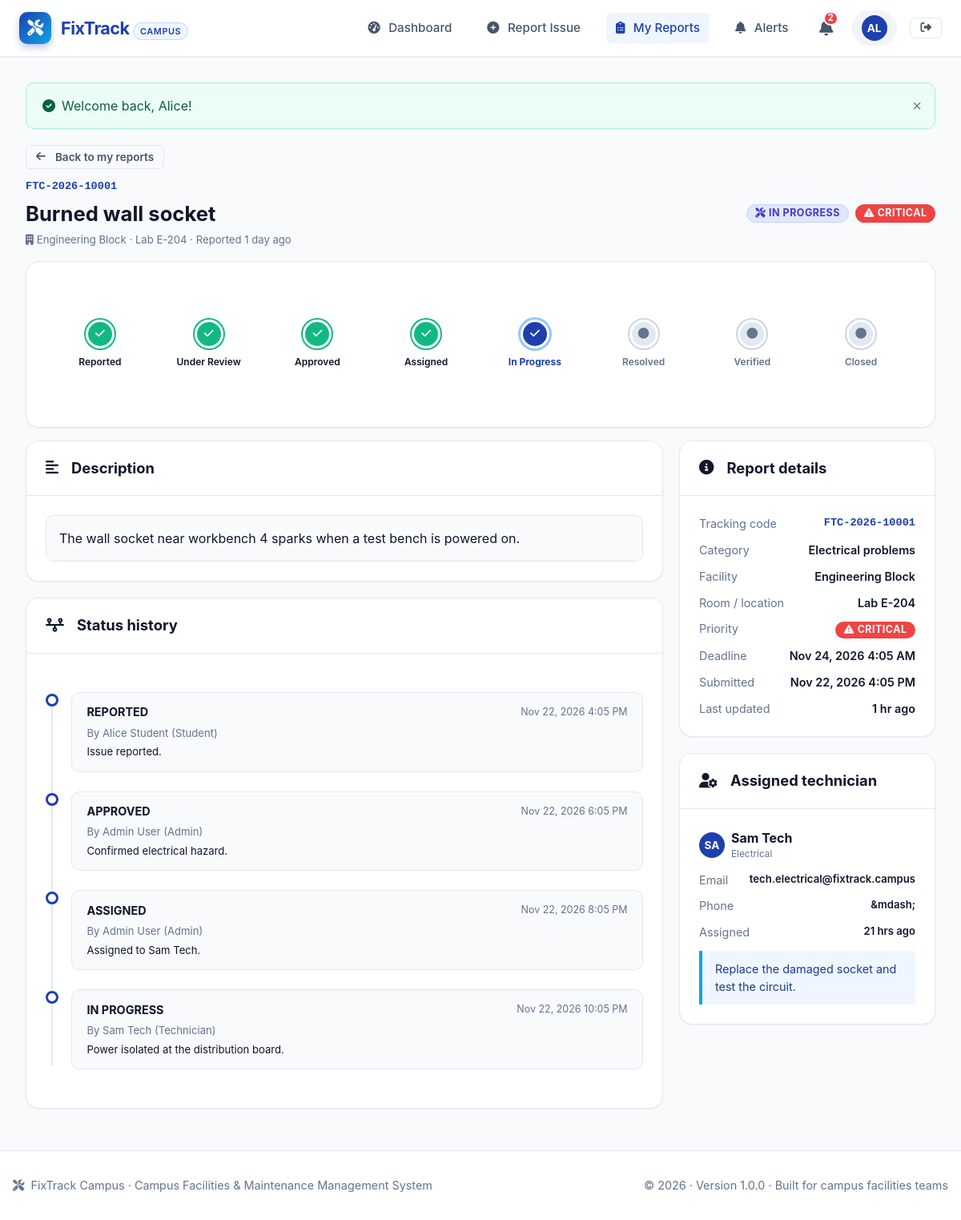
/student/report-view.php?id=1 (signed in), run on the app's committed database.
### tables this page shows
CREATE TABLE reports (
    id INT AUTO_INCREMENT PRIMARY KEY,
    tracking_code VARCHAR(30) NOT NULL UNIQUE,
    student_id INT NOT NULL,
    category_id INT NOT NULL,
    facility_id INT NOT NULL,
    room_number VARCHAR(100) NOT NULL,
    title VARCHAR(200) NOT NULL,
    description TEXT NOT NULL,
    priority ENUM('low', 'medium', 'high', 'critical') NOT NULL DEFAULT 'medium',
    status ENUM('REPORTED', 'UNDER REVIEW', 'APPROVED', 'ASSIGNED', 'IN PROGRESS',
                'RESOLVED', 'VERIFIED', 'CLOSED', 'REJECTED') NOT NULL DEFAULT 'REPORTED',
    deadline DATETIME NULL,
    rejection_reason TEXT NULL,
    resolved_at DATETIME NULL,
    verified_at DATETIME NULL,
    closed_at DATETIME NULL,
    created_at DATETIME NOT NULL DEFAULT CURRENT_TIMESTAMP,
    updated_at DATETIME NOT NULL DEFAULT CURRENT_TIMESTAMP ON UPDATE CURRENT_TIMESTAMP,
    CONSTRAINT fk_report_student FOREIGN KEY (student_id) REFERENCES users(id) ON DELETE CASCADE,
    CONSTRAINT fk_report_category FOREIGN KEY (category_id) REFERENCES categories(id) ON DELETE RESTRICT,
    CONSTRAINT fk_report_facility FOREIGN KEY (facility_id) REFERENCES facilities(id) ON DELETE RESTRICT,
    INDEX idx_report_tracking (tracking_code),
    INDEX idx_report_status (status),
    INDEX idx_report_priority (priority)
);

CREATE TABLE users (
    id INT AUTO_INCREMENT PRIMARY KEY,
    full_name VARCHAR(100) NOT NULL,
    email VARCHAR(150) NOT NULL UNIQUE,
    password_hash VARCHAR(255) NOT NULL,
    role ENUM('student', 'admin', 'technician') NOT NULL DEFAULT 'student',
    phone VARCHAR(30) NULL,
    identifier VARCHAR(50) NULL,
    specialization VARCHAR(100) NULL,
    is_active TINYINT(1) NOT NULL DEFAULT 1,
    created_at DATETIME NOT NULL DEFAULT CURRENT_TIMESTAMP,
    updated_at DATETIME NOT NULL DEFAULT CURRENT_TIMESTAMP ON UPDATE CURRENT_TIMESTAMP,
    INDEX idx_user_role (role)
);

CREATE TABLE facilities (
    id INT AUTO_INCREMENT PRIMARY KEY,
    name VARCHAR(150) NOT NULL,
    building_code VARCHAR(30) NOT NULL UNIQUE,
    campus_zone VARCHAR(100) NOT NULL,
    description TEXT NULL,
    total_floors INT DEFAULT 1,
    is_active TINYINT(1) NOT NULL DEFAULT 1,
    created_at DATETIME NOT NULL DEFAULT CURRENT_TIMESTAMP
);

CREATE TABLE status_history (
    id INT AUTO_INCREMENT PRIMARY KEY,
    report_id INT NOT NULL,
    changed_by INT NOT NULL,
    old_status VARCHAR(50) NULL,
    new_status VARCHAR(50) NOT NULL,
    notes TEXT NULL,
    created_at DATETIME NOT NULL DEFAULT CURRENT_TIMESTAMP,
    CONSTRAINT fk_history_report FOREIGN KEY (report_id) REFERENCES reports(id) ON DELETE CASCADE,
    CONSTRAINT fk_history_user FOREIGN KEY (changed_by) REFERENCES users(id) ON DELETE CASCADE,
    INDEX idx_history_report (report_id)
);

CREATE TABLE categories (
    id INT AUTO_INCREMENT PRIMARY KEY,
    name VARCHAR(100) NOT NULL,
    slug VARCHAR(100) NOT NULL UNIQUE,
    description TEXT NULL,
    icon VARCHAR(50) NOT NULL DEFAULT 'wrench',
    default_priority ENUM('low', 'medium', 'high', 'critical') DEFAULT 'medium',
    default_sla_hours INT DEFAULT 48,
    is_active TINYINT(1) DEFAULT 1,
    created_at DATETIME NOT NULL DEFAULT CURRENT_TIMESTAMP
);

CREATE TABLE assignments (
    id INT AUTO_INCREMENT PRIMARY KEY,
    report_id INT NOT NULL,
    technician_id INT NOT NULL,
    assigned_by INT NOT NULL,
    assignment_notes TEXT NULL,
    assigned_at DATETIME NOT NULL DEFAULT CURRENT_TIMESTAMP,
    completed_at DATETIME NULL,
    status ENUM('pending', 'in_progress', 'completed', 'reassigned') NOT NULL DEFAULT 'pending',
    CONSTRAINT fk_assign_report FOREIGN KEY (report_id) REFERENCES reports(id) ON DELETE CASCADE,
    CONSTRAINT fk_assign_tech FOREIGN KEY (technician_id) REFERENCES users(id) ON DELETE CASCADE,
    CONSTRAINT fk_assign_admin FOREIGN KEY (assigned_by) REFERENCES users(id) ON DELETE CASCADE,
    INDEX idx_assign_tech (technician_id)
);

### student/report-view.php (the view, shortened to what the rows shown need)
<?php
require_once __DIR__ . '/../config/database.php';
require_once __DIR__ . '/../includes/auth.php';
require_once __DIR__ . '/../includes/functions.php';
$pdo = get_db();
$id = (int)($_GET['id'] ?? 0);
$report = get_report($pdo, $id);
$history     = get_status_history($pdo, $id);
$assignment  = get_report_assignment($pdo, $id);
include __DIR__ . '/../includes/header.php';
?>
<div class="mb-4">
    <div class="d-flex justify-between align-center" style="flex-wrap:wrap;gap:1rem">
        <div>
            <div class="tracking-code mb-1"><?= e($report['tracking_code']) ?></div>
            <h1 style="font-size:1.6rem"><?= e($report['title']) ?></h1>
            <div class="text-muted small mt-1">
                <i class="fas fa-building mr-1"></i><?= e($report['facility_name']) ?> &middot;
                <?= e($report['room_number']) ?> &middot;
                Reported <?= e(time_ago($report['created_at'])) ?>
            </div>
        </div>
        <div class="d-flex gap-2">
            <?= format_status_badge($report['status']) ?>
            <?= format_priority_badge($report['priority']) ?>
        </div>
    </div>
</div>
<div class="detail-grid">
    <div>
        <div class="card detail-panel">
            <div class="card-header"><h2 class="card-title"><i class="fas fa-align-left mr-2"></i>Description</h2></div>
            <div class="card-body"><div class="description-box"><?= e($report['description']) ?></div></div>
        </div>
        <div class="card detail-panel">
            <div class="card-header"><h2 class="card-title"><i class="fas fa-timeline mr-2"></i>Status history</h2></div>
            <div class="card-body">
                <div class="timeline">
                    <?php foreach ($history as $h): ?>
                        <div class="timeline-item">
                            <div class="timeline-point"></div>
                            <div class="timeline-content">
                                <div class="timeline-header">
                                    <span class="timeline-title"><?= e($h['new_status']) ?></span>
                                    <span class="timeline-time"><?= e(format_date($h['created_at'])) ?></span>
                                </div>
                                <div class="small text-muted">By <?= e($h['changed_by_name']) ?> (<?= e(humanize($h['changed_by_role'])) ?>)</div>
                                <?php if ($h['notes']): ?><div class="small mt-1"><?= e($h['notes']) ?></div><?php endif; ?>
                            </div>
                        </div>
                    <?php endforeach; ?>
                </div>
            </div>
        </div>
    </div>
    <aside>
        <div class="card detail-panel">
            <div class="card-header"><h2 class="card-title"><i class="fas fa-circle-info mr-2"></i>Report details</h2></div>
            <div class="card-body"><div class="meta-list">
                <div class="meta-item"><span class="meta-label">Tracking code</span><span class="meta-value tracking-code"><?= e($report['tracking_code']) ?></span></div>
                <div class="meta-item"><span class="meta-label">Category</span><span class="meta-value"><?= e($report['category_name']) ?></span></div>
                <div class="meta-item"><span class="meta-label">Facility</span><span class="meta-value"><?= e($report['facility_name']) ?></span></div>
                <div class="meta-item"><span class="meta-label">Room / location</span><span class="meta-value"><?= e($report['room_number']) ?></span></div>
                <div class="meta-item"><span class="meta-label">Priority</span><span class="meta-value"><?= format_priority_badge($report['priority']) ?></span></div>
                <div class="meta-item"><span class="meta-label">Deadline</span><span class="meta-value"><?= $report['deadline'] ? e(format_date($report['deadline'])) : '&mdash;' ?></span></div>
                <div class="meta-item"><span class="meta-label">Submitted</span><span class="meta-value"><?= e(format_date($report['created_at'])) ?></span></div>
                <div class="meta-item"><span class="meta-label">Last updated</span><span class="meta-value"><?= e(time_ago($report['updated_at'])) ?></span></div>
            </div></div>
        </div>
        <?php if ($assignment): ?>
        <div class="card detail-panel">
            <div class="card-header"><h2 class="card-title"><i class="fas fa-user-gear mr-2"></i>Assigned technician</h2></div>
            <div class="card-body">
                <div class="d-flex align-center gap-2 mb-3">
                    <span class="user-avatar"><?= e(strtoupper(mb_substr($assignment['technician_name'], 0, 2))) ?></span>
                    <div><strong><?= e($assignment['technician_name']) ?></strong><div class="x-small text-muted"><?= e($assignment['specialization'] ?? 'Maintenance technician') ?></div></div>
                </div>
                <div class="meta-list">
                    <div class="meta-item"><span class="meta-label">Email</span><span class="meta-value small text-break"><?= e($assignment['technician_email']) ?></span></div>
                    <div class="meta-item"><span class="meta-label">Phone</span><span class="meta-value small"><?= e($assignment['technician_phone'] ?? '&mdash;') ?></span></div>
                    <div class="meta-item"><span class="meta-label">Assigned</span><span class="meta-value small"><?= e(time_ago($assignment['assigned_at'])) ?></span></div>
                </div>
                <?php if ($assignment['assignment_notes']): ?>
                    <div class="info-note mt-3"><?= e($assignment['assignment_notes']) ?></div>
                <?php endif; ?>
            </div>
        </div>
        <?php endif; ?>
    </aside>
</div>
<?php include __DIR__ . '/../includes/footer.php'; ?>

### includes/header.php (shortened to what the rows shown need)
<?php
require_once __DIR__ . '/../config/database.php';
require_once __DIR__ . '/auth.php';
require_once __DIR__ . '/functions.php';
$body_class = $body_class ?? '';
$role = $_SESSION['user_role'] ?? null;
$unread = 0;
if (is_logged_in()) {
    $unread = get_unread_notifications_count(get_db(), (int)$_SESSION['user_id']);
}
?>
<!DOCTYPE html>
<html lang="en">
<head>
    <link rel="stylesheet" href="<?= e(url('assets/vendor/fontawesome/all.min.css')) ?>">
    <link rel="stylesheet" href="<?= e(url('assets/css/style.css')) ?>">
    <link rel="stylesheet" href="<?= e(url('assets/css/pages.css')) ?>">
</head>
<body class="<?= e($body_class) ?>">
<div class="app-wrapper">
    <header class="navbar">
        <div class="nav-container">
            <nav class="nav-menu" id="navMenu" aria-label="Main navigation">
                <?php if (is_logged_in()): ?>
                    <?php $user = current_user(); ?>
                    <div class="nav-user">
                        <a class="notif-badge-btn" href="<?= e(url('notifications.php')) ?>"
                           title="Notifications" aria-label="Notifications, <?= $unread ?> unread">
                            <i class="fas fa-bell" aria-hidden="true"></i>
                            <?php if ($unread > 0): ?><span class="notif-counter"><?= $unread > 99 ? '99+' : (int)$unread ?></span><?php endif; ?>
                        </a>
                        <div class="user-badge" title="<?= e($user['name']) ?> (<?= e(ucfirst($role)) ?>)">
                            <span class="user-avatar"><?= e(strtoupper(mb_substr($user['name'], 0, 2))) ?></span>
                        </div>
                        <a class="btn btn-outline btn-sm" href="<?= e(url('logout.php')) ?>" title="Sign out">
                            <i class="fas fa-right-from-bracket" aria-hidden="true"></i>
                        </a>
                    </div>
                <?php endif; ?>
            </nav>
        </div>
    </header>
    <main class="main-content">
        <div class="container">

### includes/functions.php (shortened to what the rows shown need)
<?php
function url(string $path = ''): string {
    return rtrim(BASE_URL, '/') . '/' . ltrim($path, '/');
}
function e(?string $value): string {
    return htmlspecialchars((string)($value ?? ''), ENT_QUOTES, 'UTF-8');
}
function get_unread_notifications_count(PDO $pdo, int $user_id): int {
    $stmt = $pdo->prepare("SELECT COUNT(*) FROM notifications WHERE user_id = ? AND is_read = 0");
    $stmt->execute([$user_id]);
    return (int)$stmt->fetchColumn();
}
function format_status_badge(string $status): string {
    $colorClass = 'badge-secondary';
    $icon = 'info-circle';
    switch (strtoupper($status)) {
        case STATUS_IN_PROGRESS:
            $colorClass = 'badge-status-inprogress';
            $icon = 'tools';
            break;
    }
    return '<span class="badge ' . $colorClass . '"><i class="fas fa-' . $icon . ' mr-1"></i> ' . e($status) . '</span>';
}
function format_priority_badge(string $priority): string {
    $p = strtolower($priority);
    $colorClass = 'badge-secondary';
    $icon = 'flag';
    switch ($p) {
        case 'critical':
            $colorClass = 'badge-priority-critical';
            $icon = 'exclamation-triangle';
            break;
    }
    return '<span class="badge ' . $colorClass . '"><i class="fas fa-' . $icon . ' mr-1"></i> ' . ucfirst(e($priority)) . '</span>';
}
function time_ago(?string $datetime): string {
    $time = strtotime($datetime);
    $diff = time() - $time;
    if ($diff < 86400) {
        $h = floor($diff / 3600);
        return $h . ($h == 1 ? ' hr ago' : ' hrs ago');
    }
    $d = floor($diff / 86400);
    if ($d < 30) {
        return $d . ($d == 1 ? ' day ago' : ' days ago');
    }
    return date('M j, Y', $time);
}
function format_date(?string $datetime, string $format = 'M j, Y g:i A'): string {
    return date($format, strtotime($datetime));
}
function get_report(PDO $pdo, int $report_id): ?array {
    $stmt = $pdo->prepare("
        SELECT r.*,
               c.name AS category_name, c.slug AS category_slug, c.icon AS category_icon,
               f.name AS facility_name, f.building_code, f.campus_zone,
               u.full_name AS student_name, u.email AS student_email, u.phone AS student_phone,
               u.identifier AS student_identifier
        FROM reports r
        JOIN categories c ON c.id = r.category_id
        JOIN facilities f ON f.id = r.facility_id
        JOIN users u ON u.id = r.student_id
        WHERE r.id = ?
        LIMIT 1
    ");
    $stmt->execute([$report_id]);
    $row = $stmt->fetch();
    return $row ?: null;
}
function get_status_history(PDO $pdo, int $report_id): array {
    $stmt = $pdo->prepare("
        SELECT h.*, u.full_name AS changed_by_name, u.role AS changed_by_role
        FROM status_history h
        JOIN users u ON u.id = h.changed_by
        WHERE h.report_id = ?
        ORDER BY h.created_at ASC, h.id ASC
    ");
    $stmt->execute([$report_id]);
    return $stmt->fetchAll();
}
function get_report_assignment(PDO $pdo, int $report_id): ?array {
    $stmt = $pdo->prepare("
        SELECT a.*, u.full_name AS technician_name, u.email AS technician_email,
               u.phone AS technician_phone, u.specialization
        FROM assignments a
        JOIN users u ON u.id = a.technician_id
        WHERE a.report_id = ? AND a.status <> 'reassigned'
        ORDER BY a.assigned_at DESC
        LIMIT 1
    ");
    $stmt->execute([$report_id]);
    $row = $stmt->fetch();
    return $row ?: null;
}
function humanize(string $value): string {
    return ucwords(strtolower(str_replace('_', ' ', $value)));
}

### data on the page
reports: student.full_name "AL", tracking_code "FTC-2026-10001", title "Burned wall socket", facility.name "Engineering Block", room_number "Lab E-204", created_at "1 day ago", status "IN PROGRESS", priority "CRITICAL CRITICAL", description "The wall socket near workbench 4 sparks when a test bench is powered on.", category.name "Electrical problems", deadline "Nov 24, 2026 4:05 AM", created_at "Nov 22, 2026 4:05 PM", updated_at "1 hr ago"
status_history: new_status "REPORTED", created_at "Nov 22, 2026 4:05 PM", changed_by.full_name "Alice Student", changed_by.role "Student", notes "Issue reported."
status_history: new_status "APPROVED", created_at "Nov 22, 2026 6:05 PM", changed_by.full_name "Admin User", changed_by.role "Admin", notes "Confirmed electrical hazard."
status_history: new_status "ASSIGNED", created_at "Nov 22, 2026 8:05 PM", changed_by.full_name "Admin User", changed_by.role "Admin", notes "Assigned to Sam Tech."
status_history: new_status "IN PROGRESS", created_at "Nov 22, 2026 10:05 PM", changed_by.full_name "Sam Tech", changed_by.role "Technician", notes "Power isolated at the distribution board."
assignments: technician.full_name "SA", technician.full_name "Sam Tech", technician.specialization "Electrical", technician.email "tech.electrical@fixtrack.campus", technician.phone "&mdash;", assigned_at "21 hrs ago", assignment_notes "Replace the damaged socket and test the circuit."

### other printed values
$link[0] "Dashboard"
$link[0] "Report Issue"
$link[0] "My Reports"
$link[0] "Alerts"
$unread "2"
$msg "Welcome back, Alice!"
$step['label'] "Reported"
$step['label'] "Under Review"
$step['label'] "Approved"
$step['label'] "Assigned"
$step['label'] "In Progress"
$step['label'] "Resolved"
$step['label'] "Verified"
$step['label'] "Closed"
APP_NAME "FixTrack Campus"
